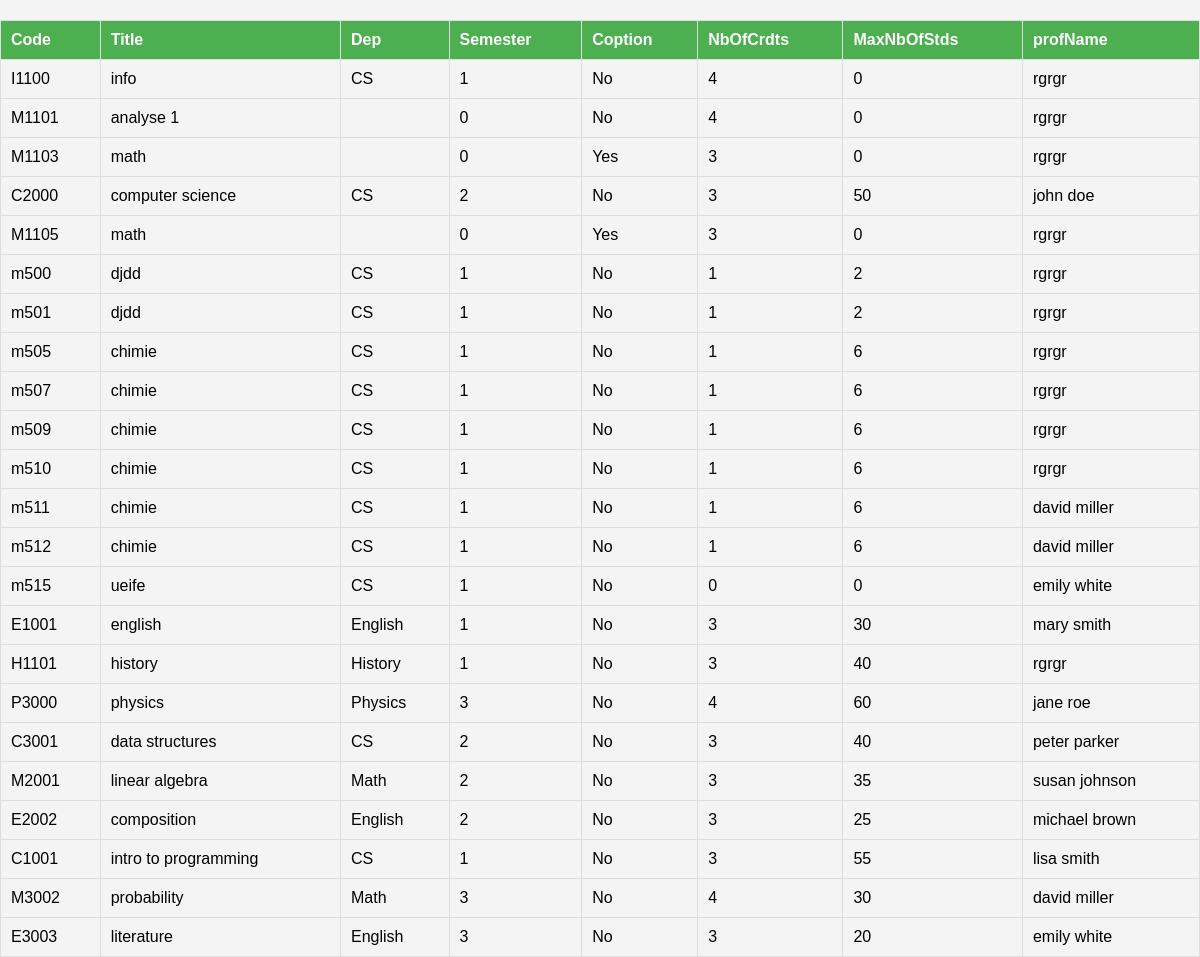
Screenshot of /admins/add_page/coursesInfoFormShow.php with the database file from the repository.
### tables this page shows
CREATE TABLE `courses` (
  `course_id` int(11) NOT NULL,
  `course_code` text NOT NULL,
  `course_name` text NOT NULL,
  `course_credit` int(11) NOT NULL,
  `optional` tinyint(1) NOT NULL,
  `semester` int(11) NOT NULL,
  `departement` text NOT NULL,
  `maxStudent` int(11) NOT NULL
);

CREATE TABLE `professors` (
  `prof_id` int(11) NOT NULL,
  `prof_name` text NOT NULL
);

### admins/add_page/coursesInfoFormShow.php (the view, shortened to what this page needs)
<!DOCTYPE html>
<html lang="en">
<head>
</head>
    <body>
        <?php
        $db_url="127.0.0.1";
        $db_password="";
        $db_username="root";
        $db_name="courses";
        $tab_name="courses";
        $prof_tab_name="professors";
        $prof_course_tab_name="professor_courses";
        function getTable($db_url, $db_username, $db_password,$db_name,$table_name) {
            $pdo = new PDO("mysql:host=$db_url;dbname=$db_name", $db_username, $db_password);
            $sqlMergeTables ="SELECT * FROM $table_name";
            $mergeTablesResult = $pdo->query($sqlMergeTables);
            return $mergeTablesResult->fetchAll(PDO::FETCH_ASSOC);
        }
        $courses = getTable($db_url, $db_username, $db_password,$db_name,$tab_name);
                if (!empty($courses)) {
                    $profs = getTable($db_url, $db_username, $db_password,$db_name,$prof_tab_name);
                    $profs_courses = getTable($db_url, $db_username, $db_password,$db_name,$prof_course_tab_name);
                    echo '<table border="1">';
                    echo '<tr><th>Code</th><th>Title</th><th>Dep</th><th>Semester</th><th>Coption</th><th>NbOfCrdts</th><th>MaxNbOfStds</th><th>profName</th></tr>';
                    foreach ($courses as $row) {
                        $prof_id = 0;
                        $prof_name = "";
                        foreach($profs_courses as $pc){
                            if($row["course_id"]==$pc["course_id"]){
                                $prof_id = $pc["prof_id"];
                                break;
                            }
                        }
                        foreach($profs as $prof){
                            if($prof_id==$prof["prof_id"]){
                                $prof_name = $prof["prof_name"];
                                break;
                            }
                        }
                        $opt = ($row['optional'])?'Yes':'No';
                        echo '<tr>';
                        echo '<td>' . $row['course_code'] . '</td>';
                        echo '<td>' . $row['course_name'] . '</td>';
                        echo '<td>' . $row['departement'] . '</td>';
                        echo '<td>' . $row['semester'] . '</td>';
                        echo '<td>' . $opt . '</td>';
                        echo '<td>' . $row['course_credit'] . '</td>';
                        echo '<td>' . $row['maxStudent'] . '</td>';
                        echo '<td>' . $prof_name . '</td>';
                        echo '</tr>';
                    }
                    echo '</table>';
                } else {
                    echo 'Session data not found.';
                }
        ?>
    </body>
</html>

### admins/add_page/coursesInfoFormShow.php (style rules this page uses)
body { font-family: Arial, sans-serif; background-color: #f4f4f4; margin: 0; padding: 0; }
table { width: 100%; border-collapse: collapse; margin-top: 20px; }
table, th, td { border: 1px solid #ddd; }
th, td { padding: 10px; text-align: left; }
th { background-color: #4caf50; color: #fff; }

### rows the page displays
courses: course_code "I1100", course_name "info", departement "CS", semester "1", optional "No", course_credit "4", maxStudent "0"
professors: prof_name "rgrgr"
courses: course_code "M1101", course_name "analyse 1", semester "0", optional "No", course_credit "4", maxStudent "0"
courses: course_code "M1103", course_name "math", semester "0", optional "Yes", course_credit "3", maxStudent "0"
courses: course_code "C2000", course_name "computer science", departement "CS", semester "2", optional "No", course_credit "3", maxStudent "50"
professors: prof_name "john doe"
courses: course_code "M1105", course_name "math", semester "0", optional "Yes", course_credit "3", maxStudent "0"
courses: course_code "m500", course_name "djdd", departement "CS", semester "1", optional "No", course_credit "1", maxStudent "2"
courses: course_code "m501", course_name "djdd", departement "CS", semester "1", optional "No", course_credit "1", maxStudent "2"
courses: course_code "m505", course_name "chimie", departement "CS", semester "1", optional "No", course_credit "1", maxStudent "6"
courses: course_code "m507", course_name "chimie", departement "CS", semester "1", optional "No", course_credit "1", maxStudent "6"
courses: course_code "m509", course_name "chimie", departement "CS", semester "1", optional "No", course_credit "1", maxStudent "6"
courses: course_code "m510", course_name "chimie", departement "CS", semester "1", optional "No", course_credit "1", maxStudent "6"
courses: course_code "m511", course_name "chimie", departement "CS", semester "1", optional "No", course_credit "1", maxStudent "6"
professors: prof_name "david miller"
courses: course_code "m512", course_name "chimie", departement "CS", semester "1", optional "No", course_credit "1", maxStudent "6"
courses: course_code "m515", course_name "ueife", departement "CS", semester "1", optional "No", course_credit "0", maxStudent "0"
professors: prof_name "emily white"
courses: course_code "E1001", course_name "english", departement "English", semester "1", optional "No", course_credit "3", maxStudent "30"
professors: prof_name "mary smith"
courses: course_code "H1101", course_name "history", departement "History", semester "1", optional "No", course_credit "3", maxStudent "40"
courses: course_code "P3000", course_name "physics", departement "Physics", semester "3", optional "No", course_credit "4", maxStudent "60"
professors: prof_name "jane roe"
courses: course_code "C3001", course_name "data structures", departement "CS", semester "2", optional "No", course_credit "3", maxStudent "40"
professors: prof_name "peter parker"
courses: course_code "M2001", course_name "linear algebra", departement "Math", semester "2", optional "No", course_credit "3", maxStudent "35"
professors: prof_name "susan johnson"
courses: course_code "E2002", course_name "composition", departement "English", semester "2", optional "No", course_credit "3", maxStudent "25"
professors: prof_name "michael brown"
courses: course_code "C1001", course_name "intro to programming", departement "CS", semester "1", optional "No", course_credit "3", maxStudent "55"
professors: prof_name "lisa smith"
courses: course_code "M3002", course_name "probability", departement "Math", semester "3", optional "No", course_credit "4", maxStudent "30"
courses: course_code "E3003", course_name "literature", departement "English", semester "3", optional "No", course_credit "3", maxStudent "20"
